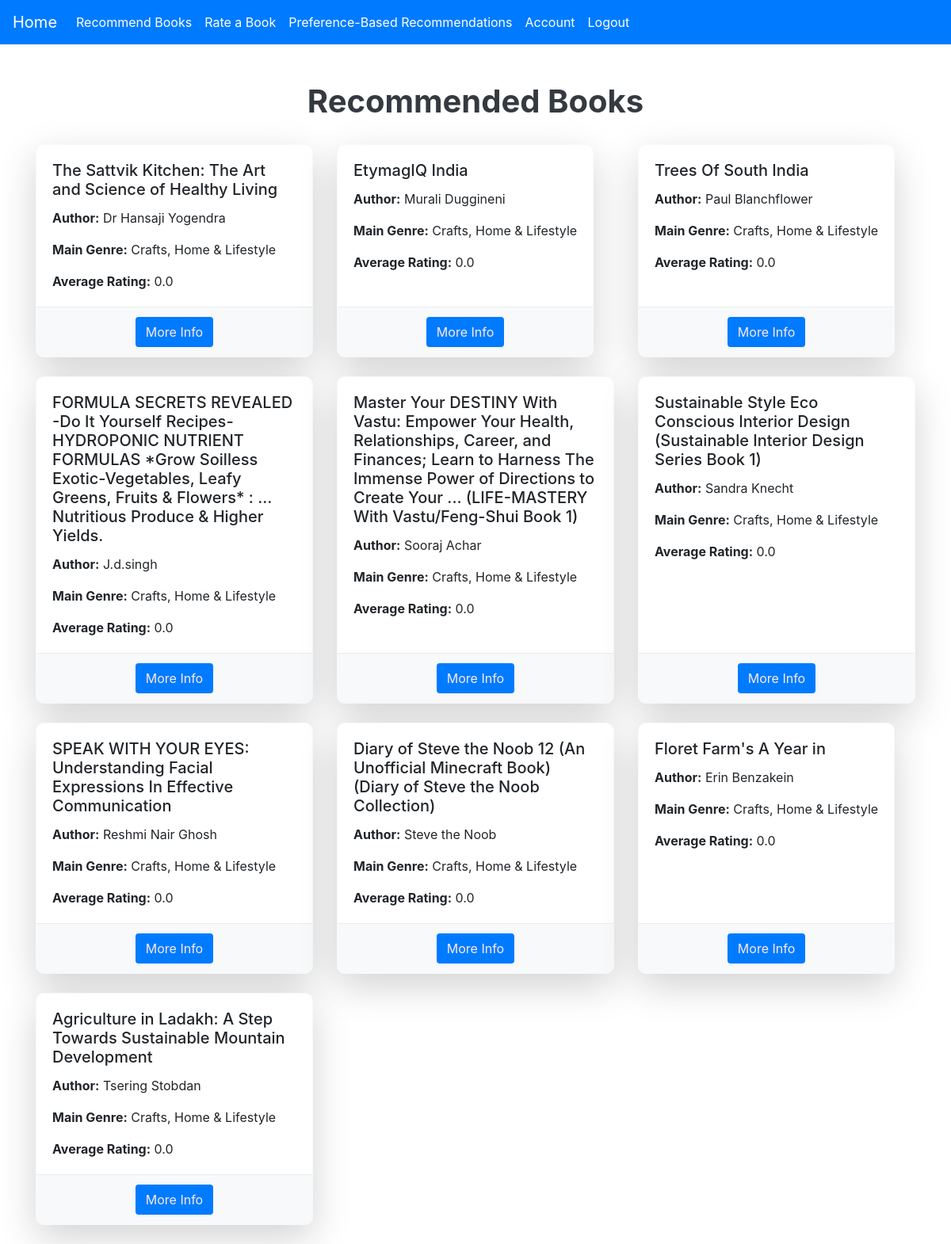
/recommend (signed in), run on the app's committed database.
### models.py (models this page shows)
class Book(Base):
    __tablename__ = 'books'
    id = Column(Integer, primary_key=True)
    title = Column(String)
    author = Column(String)
    main_genre = Column(String)
    rating = Column(Float)
    url = Column(String)

### app.py (the view, shortened to what this page needs)
@app.route('/recommend', methods=['GET'])
def recommend_books():
    if 'user_id' not in flask_session:
        return redirect(url_for('login'))
    user_id = flask_session['user_id']
    session_db = Session()
    try:
        user_ratings = session_db.query(Rating).filter_by(user_id=user_id).all()
        if not user_ratings:
            session_db.close()
            return render_template('no_recommendations.html')
        rated_genres = {}
        for rating in user_ratings:
            book = session_db.query(Book).filter_by(id=rating.book_id).first()
            if book:
                genre = book.main_genre
                if genre not in rated_genres:
                    rated_genres[genre] = []
                rated_genres[genre].append(rating.rating)
        avg_genre_ratings = {genre: sum(ratings)/len(ratings) for genre, ratings in rated_genres.items()}
        preferred_genre = max(avg_genre_ratings, key=avg_genre_ratings.get)
        recommended_books = session_db.query(Book).filter_by(main_genre=preferred_genre).order_by(Book.rating.desc()).limit(10).all()
        avg_ratings_dict = {}
        for book in recommended_books:
            ratings = session_db.query(Rating).filter_by(book_id=book.id).all()
            avg_rating = sum(r.rating for r in ratings) / len(ratings) if ratings else 0.0
            avg_ratings_dict[book.id] = round(avg_rating, 2)
    except Exception as e:
        print(f"Error occurred: {e}")
        recommended_books = []
        avg_ratings_dict = {}
    finally:
        session_db.close()
    return render_template('recommendations.html', books=recommended_books, avg_ratings=avg_ratings_dict)

### templates/recommendations.html (shortened to what this page needs)
<!DOCTYPE html>
<html lang="en">
  <head>
    <link
      rel="stylesheet"
      href="https://stackpath.bootstrapcdn.com/bootstrap/4.5.2/css/bootstrap.min.css"
    />
    <link
      href="{{ url_for('static', filename='styles.css') }}"
      rel="stylesheet"
    />
    <link
      href="{{ url_for('static', filename='scroll.css') }}"
      rel="stylesheet"
    />
  </head>
  <body>
    <nav class="navbar navbar-expand-lg navbar-dark" id="navbar">
      <a class="navbar-brand" href="{{ url_for('home') }}">Home</a>
      <div class="collapse navbar-collapse">
        <ul class="navbar-nav">
          {% if 'user_id' in session %}
          <li class="nav-item">
            <a class="nav-link" href="{{ url_for('recommend_books') }}"
              >Recommend Books</a
            >
          </li>
          <li class="nav-item">
            <a class="nav-link" href="{{ url_for('rate_book') }}"
              >Rate a Book</a
            >
          </li>
          <li class="nav-item">
            <a
              class="nav-link"
              href="{{ url_for('preference_recommendations') }}"
              >Preference-Based Recommendations</a
            >
          </li>
          <li class="nav-item">
            <a class="nav-link" href="{{ url_for('account') }}">Account</a>
          </li>
          <li class="nav-item">
            <a class="nav-link" href="{{ url_for('logout') }}">Logout</a>
          </li>
          {% endif %}
        </ul>
      </div>
    </nav>
    <div class="container mt-5">
      <h1 class="mb-4 text-center">Recommended Books</h1>
      {% if books %}
      <div class="row">
        {% for book in books %}
        <div class="col-md-4 mb-4 d-flex align-items-stretch">
          <div class="card shadow-lg border-light">
            <div class="card-body">
              <h5 class="card-title">{{ book.title }}</h5>
              <p class="card-text">
                <strong>Author:</strong> {{ book.author }}
              </p>
              <p class="card-text">
                <strong>Main Genre:</strong> {{ book.main_genre }}
              </p>
              <p class="card-text">
                <strong>Average Rating:</strong> {{ avg_ratings[book.id] }}
              </p>
            </div>
            <div class="card-footer text-center">
              <a class="btn" id="btn" href="{{ book.url }}" target="_blank"
                >More Info</a
              >
            </div>
          </div>
        </div>
        {% endfor %}
      </div>
      {% else %}
      <div class="alert alert-info text-center" role="alert">
        No recommendations available at the moment. Please rate more books to
        receive recommendations.
      </div>
      {% endif %}
  </body>
</html>

### static/styles.css (style rules this page uses)
:root { --btn-bg-color: #007bff; --header-color: #ffffff; }
#navbar { background-color: #007bff; }
.navbar-nav .nav-item .nav-link { color: #ffffff; }
h1 { color: var(--header-color); }
.row { margin-top: 30px; }
.card { border-radius: 10px; overflow: hidden; transition: transform 0.3s ease, box-shadow 0.3s ease; }
.card-footer { background-color: #f8f9fa; border-top: 1px solid #e9ecef; border-radius: 0 0 10px 10px; }
h1 { font-size: 2.5rem; font-weight: bold; color: #343a40; }
.btn { background-color: var(--btn-bg-color); color: rgb(254, 234, 234); }

### data on the page
Book: title "The Sattvik Kitchen: The Art and Science of Healthy Living", author "Dr Hansaji Yogendra", main_genre "Crafts, Home & Lifestyle", avg_ratings "0.0"
Book: title "EtymagIQ India", author "Murali Duggineni", main_genre "Crafts, Home & Lifestyle", avg_ratings "0.0"
Book: title "Trees Of South India", author "Paul Blanchflower", main_genre "Crafts, Home & Lifestyle", avg_ratings "0.0"
Book: title "FORMULA SECRETS REVEALED -Do It Yourself Recipes- HYDROPONIC NUTRIENT FORMULAS *Grow Soilless Exotic-Vegetables, Leafy Greens, Fruits & Flowers* : ... Nutritious Produce & Higher Yields.", author "J.d.singh", main_genre "Crafts, Home & Lifestyle", avg_ratings "0.0"
Book: title "Master Your DESTINY With Vastu: Empower Your Health, Relationships, Career, and Finances; Learn to Harness The Immense Power of Directions to Create Your ... (LIFE-MASTERY With Vastu/Feng-Shui Book 1)", author "Sooraj Achar", main_genre "Crafts, Home & Lifestyle", avg_ratings "0.0"
Book: title "Sustainable Style Eco Conscious Interior Design (Sustainable Interior Design Series Book 1)", author "Sandra Knecht", main_genre "Crafts, Home & Lifestyle", avg_ratings "0.0"
Book: title "SPEAK WITH YOUR EYES: Understanding Facial Expressions In Effective Communication", author "Reshmi Nair Ghosh", main_genre "Crafts, Home & Lifestyle", avg_ratings "0.0"
Book: title "Diary of Steve the Noob 12 (An Unofficial Minecraft Book) (Diary of Steve the Noob Collection)", author "Steve the Noob", main_genre "Crafts, Home & Lifestyle", avg_ratings "0.0"
Book: title "Floret Farm's A Year in", author "Erin Benzakein", main_genre "Crafts, Home & Lifestyle", avg_ratings "0.0"
Book: title "Agriculture in Ladakh: A Step Towards Sustainable Mountain Development", author "Tsering Stobdan", main_genre "Crafts, Home & Lifestyle", avg_ratings "0.0"
